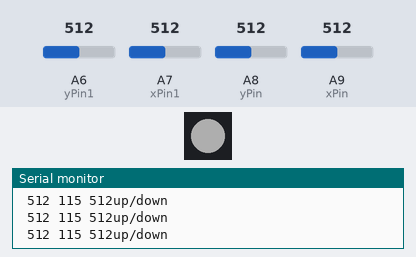
This sketch was run on a simulated Arduino Mega 2560, built with avr-gcc and run on an emulated ATmega2560. On the bench: 1 RGB LEDs in strip order, left to right, the last lines printed to the serial monitor. The inputs (shaded band) are chosen by the test bench; at power-on: A9 (xPin) = 512, A7 (xPin1) = 512, A8 (yPin) = 512, A6 (yPin1) = 512. Dim RGB values are drawn brighter than linear; the strip is taken to match the declared colour order.

Above: at 1.2 s.
1.3 s: A9 (xPin) set to 445
At 2.5 s:
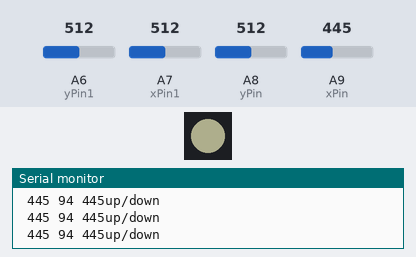
2.8 s: A9 (xPin) set to 416
At 3.3 s:
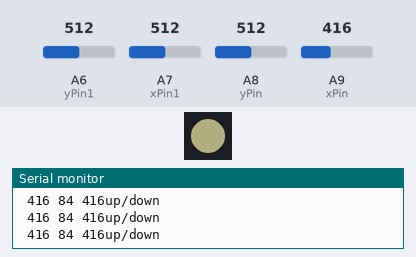
4.3 s: A7 (xPin1) set to 630
At 5.5 s:
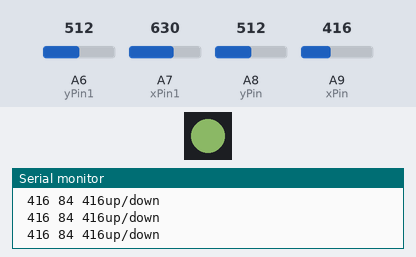
5.8 s: A7 (xPin1) set to 655
At 6.6 s:
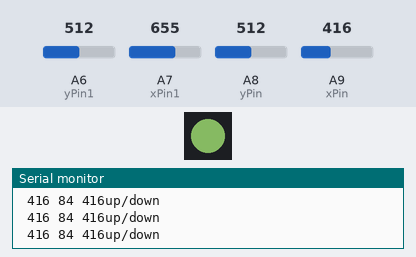
7.3 s: A8 (yPin) set to 526
At 7.7 s:
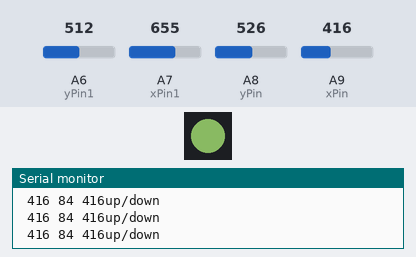
8.8 s: A8 (yPin) set to 546
At 9.9 s:
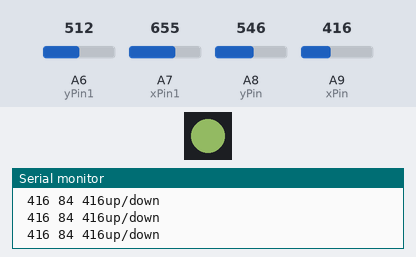
Timing chart, 0 to 11.3 s (numbered marks = the images above; inputs shaded):
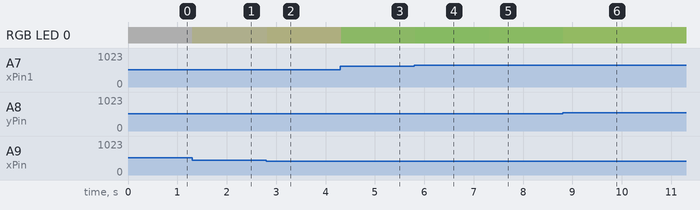

Measured:
- after the input at 1.3 s, RGB LED 0: RGB(52, 52, 52) → RGB(52, 52, 42) at once
- after the input at 2.8 s, RGB LED 0: RGB(52, 52, 42) → RGB(52, 52, 38) at once
- after the input at 4.3 s, RGB LED 0: RGB(52, 52, 38) → RGB(52, 69, 38) at once
- after the input at 5.8 s, RGB LED 0: RGB(52, 69, 38) → RGB(52, 72, 38) at once
- after the input at 7.3 s, RGB LED 0: RGB(52, 72, 38) → RGB(53, 72, 38) at once
- after the input at 8.8 s, RGB LED 0: RGB(53, 72, 38) → RGB(57, 72, 38) at once

The sketch:

joystick-proof-of-concept.ino
```cpp
#include <Adafruit_NeoPixel.h>

int xPin = A9;
int yPin = A8;

int xPin1 = A7;
int yPin1 = A6;

String upDown("up/down");
String leftRight("left/right");

int blueValue = 0;
int redValue = 0;
int greenValue = 0;
int brightnessValue = 0;

Adafruit_NeoPixel neopixel(1, 33, NEO_RGB);

void setup() {
  Serial.begin(9600);
  neopixel.begin();
  neopixel.clear();
  neopixel.show();
}

void loop() {
  blueValue = constrain(map(analogRead(xPin), 150, 950, 0, 255), 0, 255);
  double blueValueCopy = constrain(map(analogRead(xPin), 150.0, 950, 0, 255), 0, 255.0);
  redValue = constrain(map(analogRead(yPin), 150, 950, 0, 255), 0, 255);
  greenValue = constrain(map(analogRead(xPin1), 150, 950, 0, 255), 0, 255);
  brightnessValue = constrain(map(analogRead(yPin1), 150, 950, 0, 255), 0, 255);

  neopixel.setPixelColor(0, redValue, greenValue, blueValue);
  neopixel.setBrightness(brightnessValue);
  neopixel.show();
  delay(10);

  Serial.println(upDown);
  Serial.print(" ");
  Serial.print(analogRead(xPin));
  Serial.print(" ");
  Serial.print(blueValue);
  Serial.print(" ");
  Serial.print(analogRead(xPin));

  // Serial.println(leftRight);
  // Serial.print(" ");
  // Serial.print(analogRead(yPin));
  // delay(50);
  // put your main code here, to run repeatedly:
}
```
